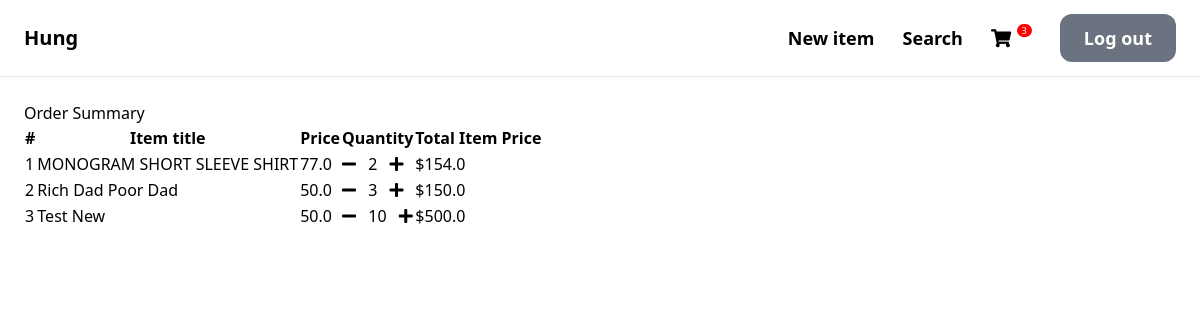
The app's page /item/balenciaga-men-shirt/order-summary/ (signed in) with its own data.
### item/models.py (models this page shows, shortened)
class Order(models.Model):
    user = models.ForeignKey(User, related_name='ordered_user', on_delete=models.CASCADE)
    items = models.ManyToManyField(OrderItem)
    ordered_date = models.DateTimeField()
    ordered = models.BooleanField(default=False)

class OrderItem(models.Model):
    user = models.ForeignKey(User, related_name='user', on_delete=models.CASCADE)
    item = models.ForeignKey(Item, related_name='order_item', on_delete=models.CASCADE)
    quantity = models.IntegerField(default=1)
    is_ordered = models.BooleanField(default=False)
    class Meta:
        ordering = ('item',)
        verbose_name_plural = 'Order Items'
    def get_total_item_price(self):
        return self.quantity * self.item.price

class Item(models.Model):
    category = models.ForeignKey(Category, related_name='items', on_delete=models.CASCADE)
    name = models.CharField(max_length=255)
    description = models.TextField(blank=True, null=True)
    image = models.ImageField(upload_to='item_images', blank=True, null=True)
    price = models.FloatField(blank=True)
    is_sold = models.BooleanField(default=False)
    created_at = models.DateTimeField(auto_now_add=True)
    created_by = models.ForeignKey(User, related_name='items', on_delete=models.CASCADE)
    slug = models.SlugField(blank=True)
    class Meta:
        ordering = ('name',)
        verbose_name_plural = 'Items'

### item/views.py (the view)
# urls.py: path('<slug>/order-summary/', views.OrderSummary, name='order-summary'),
def OrderSummary(request, slug):
    order = Order.objects.get(user=request.user)
    return render(request, 'item/ordersummary.html', {
        'order': order,
        })

### item/templatetags/cart_item_count.py (called while the page is built)
@register.filter
def cart_item_count(user):
    if user.is_authenticated:
        order_qs = Order.objects.filter(user=user, ordered=False)
        if order_qs.exists():
            return order_qs[0].items.count()
    return 0

### item/templates/item/ordersummary.html (shortened to what this page needs)
{% extends 'ecomerce/base.html' %}
{% block content %}
    <div class="container">
    <div class="table-responsive text-nowrap">
    <h2>Order Summary</h2>
    <table class="table">
        <thead>
        <tr>
            <th scope="col">#</th>
            <th scope="col">Item title</th>
            <th scope="col">Price</th>
            <th scope="col">Quantity</th>
            <th scope="col">Total Item Price</th>
        </tr>
        </thead>
        <tbody>
        {% for order_item in order.items.all %}
        <tr>
            <td>{{ forloop.counter }}</td>
            <td>{{ order_item.item.name }}</td>
            <td>{{ order_item.item.price }}</td>
            <td>
                <a href="{% url 'item:remove-from-cart' order_item.item.slug %}"><i class="fas fa-minus mr-2"></i></a>
                {{ order_item.quantity }}
                <a href="{% url 'item:add-to-cart' order_item.item.slug %}"><i class="fas fa-plus ml-2"></i></a>
            </td>
            <td>${{ order_item.get_total_item_price }}</td>
        </tr>
        {% endfor %}
        </tbody>
    </table>
    </div>
    </div>
{% endblock %}

### ecomerce/templates/ecomerce/base.html (shortened to what this page needs)
<!DOCTYPE html>
<html lang="en">
{% load static %}
{% load cart_item_count %}
<head>
    <script src="https://cdn.tailwindcss.com"></script>
    <link rel="stylesheet" href="{% static 'ecomerce/main.css' %}">
    <link rel="stylesheet" href="https://cdnjs.cloudflare.com/ajax/libs/font-awesome/6.0.0/css/all.min.css">
    <link rel="stylesheet" href="https://mdbcdn.b-cdn.net/wp-content/themes/mdbootstrap4/docs-app/css/dist/mdb5/standard/core.min.css">
    <link href="https://use.fontawesome.com/releases/v5.0.1/css/all.css" rel="stylesheet">
    <link rel='stylesheet' id='roboto-subset.css-css'  href='https://mdbcdn.b-cdn.net/wp-content/themes/mdbootstrap4/docs-app/css/mdb5/fonts/roboto-subset.css?ver=3.9.0-update.5' type='text/css' media='all' />
    <link rel="stylesheet" href="{% static 'main.css' %}">
</head>
<body>
         <nav class="py-6 px-6 flex justify-between items-center border-b border-gray-200">
             <a href="/" class="text-xl font-semibold">Hung</a>
         <div class="space-x-6">
                <a href="{% url 'item:add-item'%}" class="text-lg font-semibold hover:text-gray-500">New item</a>
                <a href="{% url 'item:search-item' %}"class="text-lg font-semibold hover:text-gray-500">Search</a>
             {% if request.user.is_authenticated %}
                 <button><a href="{{ item.get_order_summary_url }}"><i class="fa fa-shopping-cart text-lg"></i></a></button>
                 <span class='badge badge-warning' id="CartCount" style="margin-left: 1px">{{request.user|cart_item_count}}</span>
                    <a href="{% url 'ecomerce:logout' %}"class="px-6 py-3 text-lg font-semibold bg-gray-500 text-white rounded-xl hover:bg-gray-700">Log out</a>
             {% else %}
                    <a href="{% url 'ecomerce:signup' %}" class="px-6 py-3 text-lg font-semibold bg-teal-500 text-white rounded-xl hover:bg-teal-700">Sign up</a>
                    <a href="{% url 'ecomerce:login' %}"class="px-6 py-3 text-lg font-semibold bg-gray-500 text-white rounded-xl hover:bg-gray-700">Log in</a>
                 </div>
             {% endif %}
         </nav>
    <div class="px-6 py-6">
         {% block content %}
         {% endblock %}
    </div>
</body>
</html>

### ecomerce/templates/static/main.css (style rules this page uses)
.badge { padding-left: 9px; padding-right: 9px; -webkit-border-radius: 9px; -moz-border-radius: 9px; border-radius: 9px; margin-left: 1px; }
#CartCount { font-size: 9px; background: #ff0000; color: #fff; padding: 0 5px; vertical-align: top; }

### records on screen
OrderItem: item.name "MONOGRAM SHORT SLEEVE SHIRT", item.price "77.0", quantity "2", get_total_item_price "154.0"
OrderItem: item.name "Rich Dad Poor Dad", item.price "50.0", quantity "3", get_total_item_price "150.0"
OrderItem: item.name "Test New", item.price "50.0", quantity "10", get_total_item_price "500.0"

### other values on screen
{{ request.user|cart_item_count }} "3"
